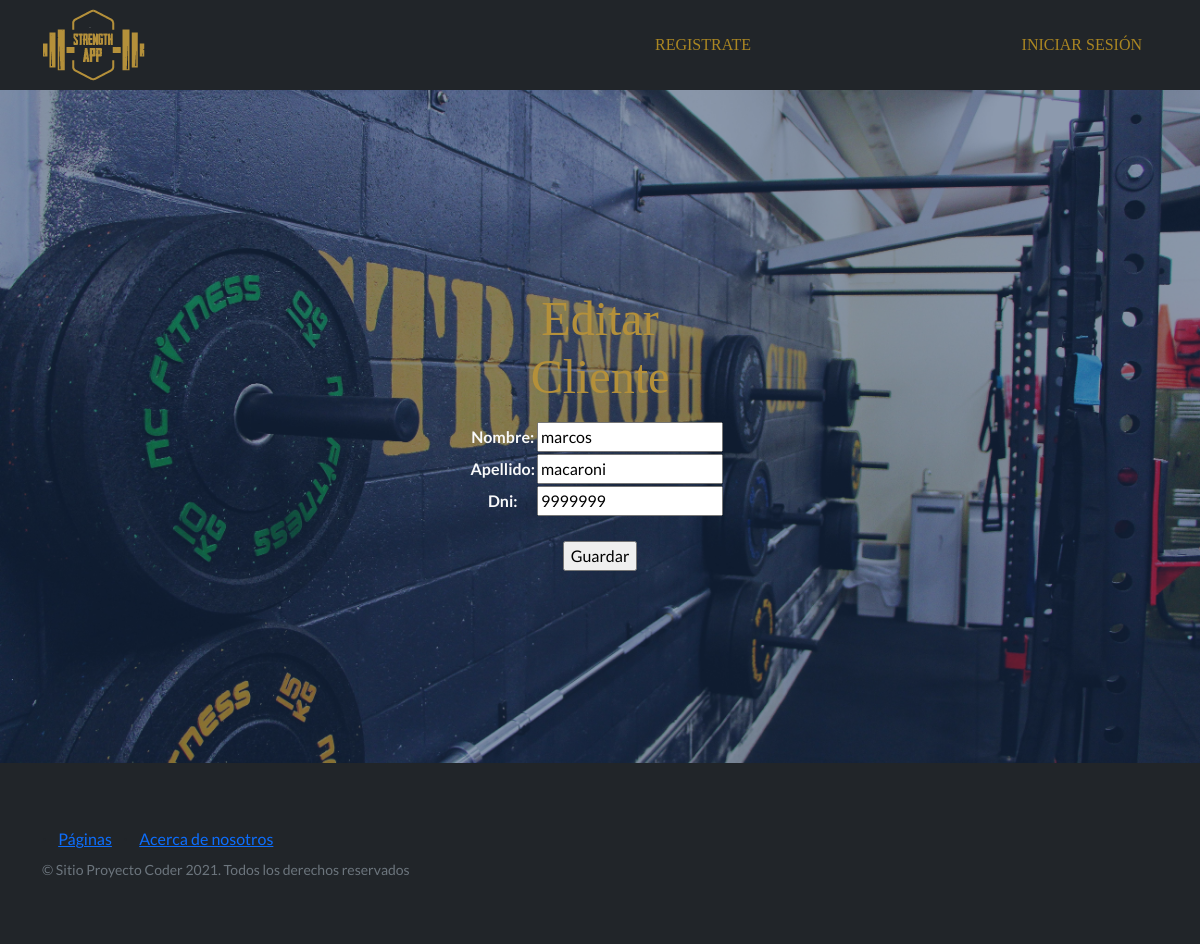
The page /editar_cliente/28 on the database its author committed.
### AppCoder/models.py (models this page shows, shortened)
class Usuarios(models.Model):
    nombre=models.CharField(max_length=20)
    apellido=models.CharField(max_length=20)
    dni=models.IntegerField()

### AppCoder/views.py (the view)
# urls.py: path('editar_cliente/<int:pk>', ClienteUpdateView.as_view(template_name='AppCoder/editar_cliente.html'), name='editar_cliente'),
class ClienteUpdateView(UpdateView):
    model= Usuarios
    template_name="AppCoder/editar_cliente.html"
    fields= ['nombre', 'apellido', 'dni']
    success_url="/"

### AppCoder/templates/AppCoder/editar_cliente.html (shortened to what this page needs)
{% extends 'AppCoder/index.html' %}
    {% block 'registrousuario'  %}
        <h1 class="titulo"> Editar Cliente </h1>
        <form method="POST">
            <table class="mt-3 text-light">
                {{form.as_table}}
            </table>
            <input class="mt-4" type="submit" value="Guardar">
        </form>
    {% endblock 'registrousuario' %}

### rows shown on the page
Usuarios: nombre "marcos", apellido "macaroni", dni "9999999"
